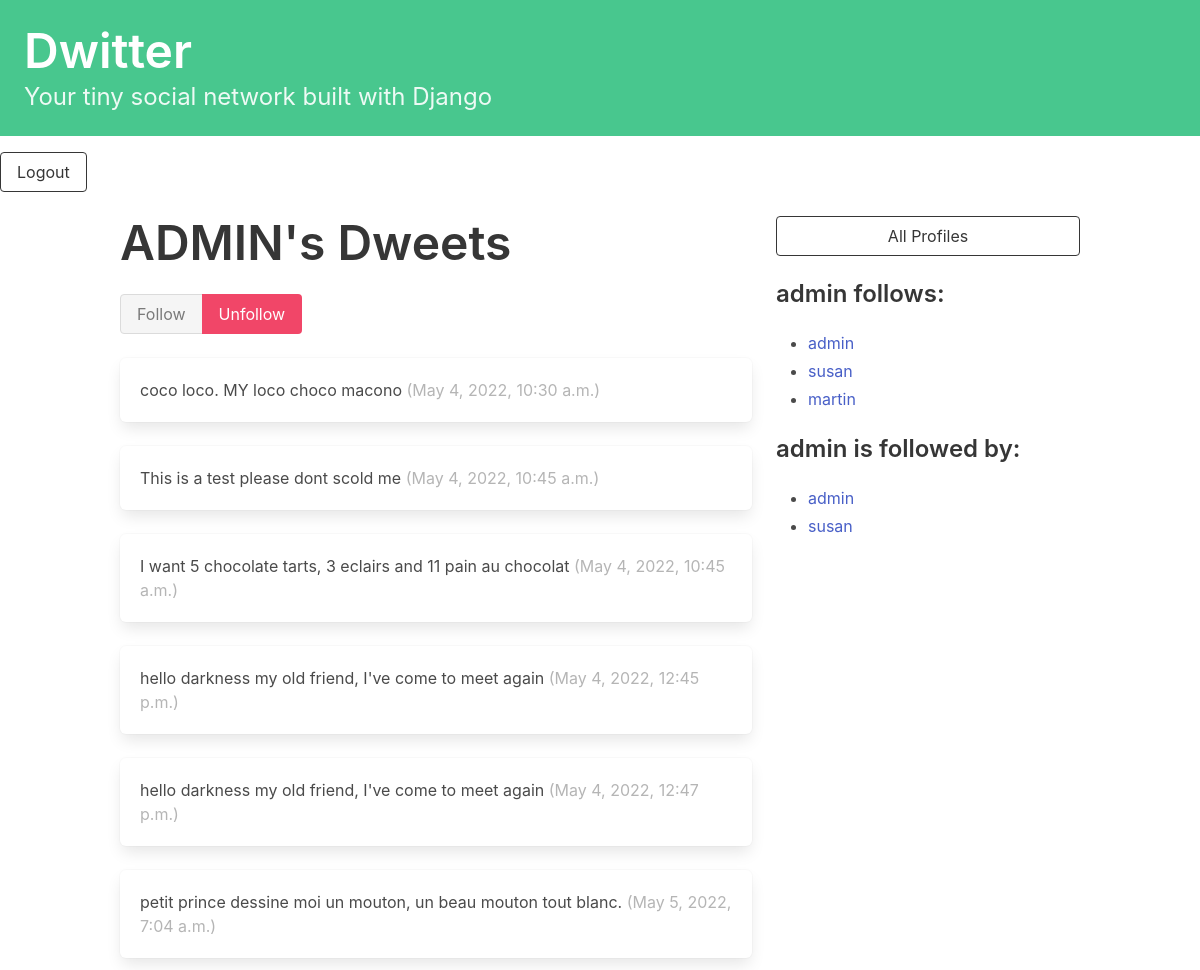
Screenshot of /profile/1 (signed in) with the database file from the repository.
### dwitter/models.py (models this page shows, shortened)
class Profile(models.Model):
    user = models.OneToOneField(User, on_delete=models.CASCADE)
    follows = models.ManyToManyField(
        "self",
        related_name="followed_by",
        symmetrical=False,
        blank=True
    )
    def __str__(self):
        return self.user.username

class Dweet(models.Model):
    user = models.ForeignKey(
        User, related_name="dweets", on_delete=models.DO_NOTHING
        )
    body = models.CharField(max_length=140)
    created_at = models.DateTimeField(auto_now_add=True)

### dwitter/views.py (the view, shortened to what this page needs)
# urls.py: path("profile/<int:pk>", profile, name="profile"),
@login_required
def profile(request, pk):
    if not hasattr(request.user, 'profile'):
        missing_profile = Profile(user=request.user)
        missing_profile.save()
    profile = Profile.objects.get(pk=pk)
    return render(request, "dwitter/profile.html", {"profile": profile})

### dwitter/templates/dwitter/profile.html (shortened to what this page needs)
{% extends "base.html" %}
{% block content %}
<div class="column">
    <div class="block">
    <h1 class="title is-1">
        {{profile.user.username|upper}}'s Dweets
    </h1>
    <form method="post">
        <div class="buttons has-addons">
            {% if profile in user.profile.follows.all %}
                <button class="button is-success is-static">Follow</button>
                <button class="button is-danger" name="follow" value="unfollow">
                    Unfollow
                </button>
            {% else %}
                <button class="button is-success" name="follow" value="follow">
                    Follow
                </button>
                <button class="button is-danger is-static">Unfollow</button>
            {% endif %}
        </div>
    </form>
    </div>
      <div class="content">
        {% for dweet in profile.user.dweets.all %}
        <div class="box">
            {{ dweet.body }}
            <span class="is-small has-text-grey-light">
                ({{dweet.created_at }})
            </span>
        </div>
        {% endfor %}
    </div>
</div>
<div class="column is-one-third">
    <div class="block">
        <a href="{% url 'dwitter:profile_list' %}">
            <button class="button is-dark is-outlined is-fullwidth">
                All Profiles
            </button>
        </a>
    </div>
    <div class="block">
        <h3 class="title is-4">
            {{profile.user.username}} follows:
        </h3>
        <div class="content">
            <ul>
            {% for following in profile.follows.all %}
                <li>
                    <a href="{% url 'dwitter:profile' following.id %}" >
                        {{ following }}
                    </a>
                </li>
            {% endfor %}
            </ul>
        </div>
    </div>
    <div class="block">
        <h3 class="title is-4">
            {{profile.user.username}} is followed by:
        </h3>
        <div class="content">
            <ul>
            {% for follower in profile.followed_by.all %}
                <li>
                    <a href="{% url 'dwitter:profile' follower.id %}">
                        {{ follower }}
                    </a>
                </li>
            {% endfor %}
            </ul>
        </div>
    </div>
</div>
{% endblock content %}

### rows the page displays
Profile: user.username "ADMIN", user.username "admin"
Dweet: body "coco loco. MY loco choco macono", created_at "May 4, 2022, 10:30 a.m."
Dweet: body "This is a test please dont scold me", created_at "May 4, 2022, 10:45 a.m."
Dweet: body "I want 5 chocolate tarts, 3 eclairs and 11 pain au chocolat", created_at "May 4, 2022, 10:45 a.m."
Dweet: body "hello darkness my old friend, I've come to meet again", created_at "May 4, 2022, 12:45 p.m."
Dweet: body "hello darkness my old friend, I've come to meet again", created_at "May 4, 2022, 12:47 p.m."
Dweet: body "petit prince dessine moi un mouton, un beau mouton tout blanc.", created_at "May 5, 2022, 7:04 a.m."
Profile: user.username "susan"
Profile: user.username "martin"
